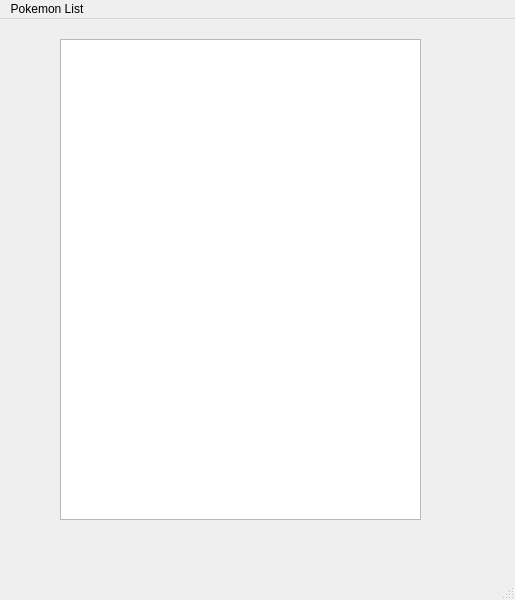
<?xml version="1.0" encoding="UTF-8"?>
<ui version="4.0">
 <class>MainWindow</class>
 <widget class="QMainWindow" name="MainWindow">
  <property name="geometry">
   <rect>
    <x>0</x>
    <y>0</y>
    <width>515</width>
    <height>600</height>
   </rect>
  </property>
  <property name="windowTitle">
   <string>MainWindow</string>
  </property>
  <widget class="QWidget" name="centralwidget">
   <widget class="QTableView" name="tableView">
    <property name="geometry">
     <rect>
      <x>60</x>
      <y>20</y>
      <width>361</width>
      <height>481</height>
     </rect>
    </property>
   </widget>
  </widget>
  <widget class="QMenuBar" name="menubar">
   <property name="geometry">
    <rect>
     <x>0</x>
     <y>0</y>
     <width>515</width>
     <height>32</height>
    </rect>
   </property>
   <widget class="QMenu" name="menuPokemon_List">
    <property name="title">
     <string>Pokemon List</string>
    </property>
   </widget>
   <addaction name="menuPokemon_List"/>
  </widget>
  <widget class="QStatusBar" name="statusbar"/>
 </widget>
 <resources/>
 <connections/>
</ui>
